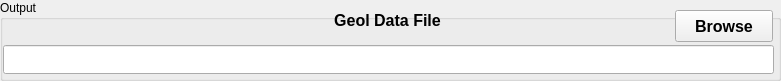
  <widget class="QGroupBox" name="groupBoxOutput">
   <property name="geometry">
    <rect>
     <x>5</x>
     <y>100</y>
     <width>781</width>
     <height>81</height>
    </rect>
   </property>
   <property name="title">
    <string>Output</string>
   </property>
   <widget class="QLabel" name="textLabel2">
    <property name="geometry">
     <rect>
      <x>322</x>
      <y>5</y>
      <width>131</width>
      <height>31</height>
     </rect>
    </property>
    <property name="font">
     <font>
      <pointsize>12</pointsize>
      <weight>75</weight>
      <bold>true</bold>
     </font>
    </property>
    <property name="text">
     <string>Geol Data File</string>
    </property>
    <property name="alignment">
     <set>Qt::AlignCenter</set>
    </property>
   </widget>
   <widget class="QPushButton" name="pushButtonGeolDataFile">
    <property name="geometry">
     <rect>
      <x>675</x>
      <y>10</y>
      <width>98</width>
      <height>32</height>
     </rect>
    </property>
    <property name="font">
     <font>
      <pointsize>12</pointsize>
      <weight>75</weight>
      <bold>true</bold>
     </font>
    </property>
    <property name="text">
     <string>Browse</string>
    </property>
    <property name="autoDefault">
     <bool>false</bool>
    </property>
   </widget>
   <widget class="QLineEdit" name="lineEditGeolDataFile">
    <property name="geometry">
     <rect>
      <x>3</x>
      <y>45</y>
      <width>771</width>
      <height>29</height>
     </rect>
    </property>
    <property name="font">
     <font>
      <pointsize>11</pointsize>
      <weight>75</weight>
      <bold>true</bold>
     </font>
    </property>
   </widget>
  </widget>
